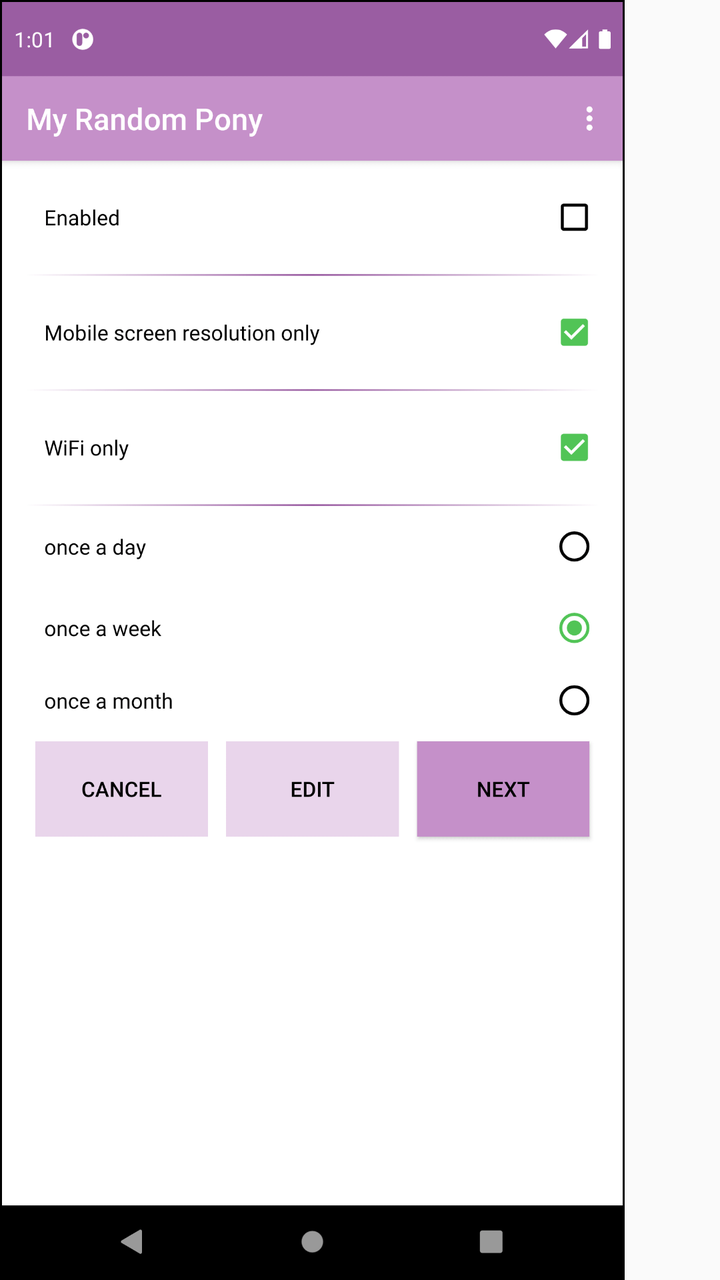
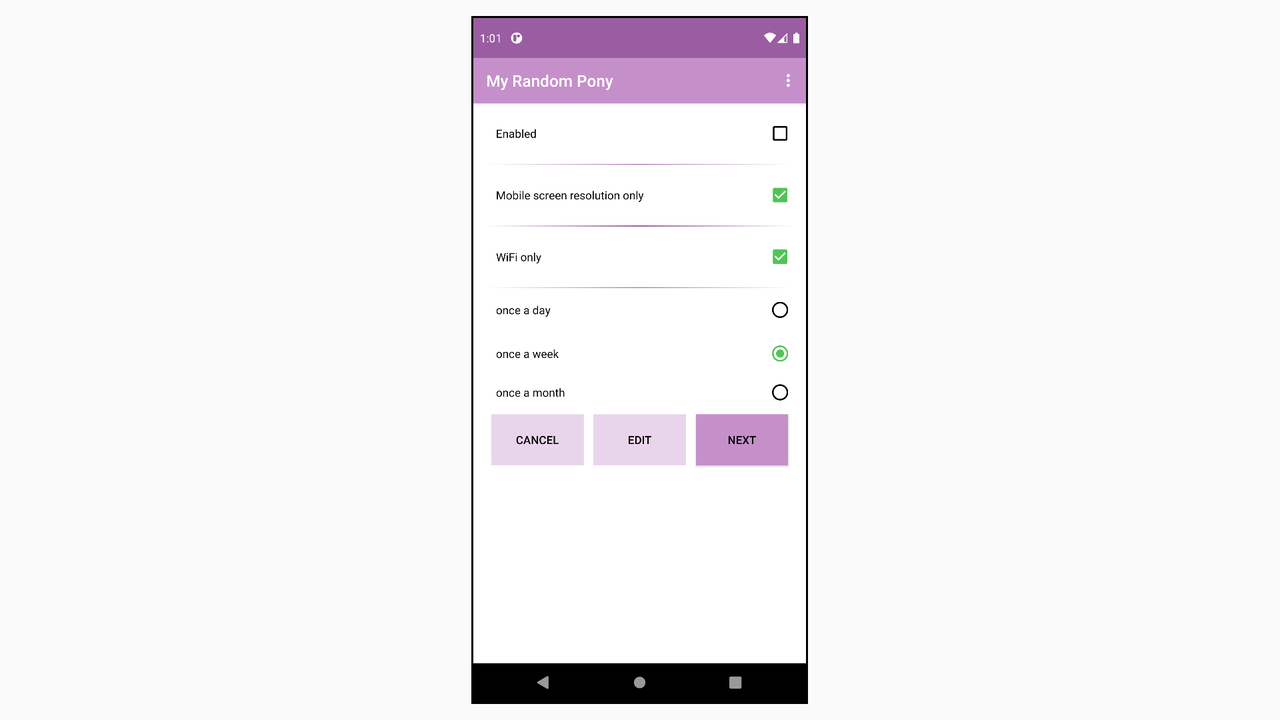

One screen, two layout resources from the same app: the default and the repository's alternative for another configuration. Each is rendered where Android would select it; the XML of both is given below.
<!-- AndroidManifest.xml: application theme Spike -->
<!-- res/layout/fragment_themes_image.xml -->
<?xml version="1.0" encoding="utf-8"?>
<RelativeLayout
    xmlns:android="http://schemas.android.com/apk/res/android"
    android:orientation="vertical"
    android:layout_width="wrap_content"
    android:layout_height="wrap_content">

    
    <LinearLayout
        android:layout_gravity="center"
        android:id="@+id/layout_theme_preview"
        android:layout_centerHorizontal="true"
        android:layout_height="wrap_content"
        android:layout_width="wrap_content"
        android:padding="1dp"
        android:background="@drawable/image_borders"
    >

        <ImageView
            android:id="@+id/preview_theme"
            android:adjustViewBounds="true"
            android:layout_width="wrap_content"
            android:layout_height="wrap_content"
            android:src="@drawable/theme_preview_spike"
            android:contentDescription="@string/settings_preview"
        />
    </LinearLayout>
</RelativeLayout>
<!-- resources referenced by this layout -->
<resources>
  <!-- drawable image_borders (drawable) -->
  <?xml version="1.0" encoding="UTF-8"?>
  <shape xmlns:android="http://schemas.android.com/apk/res/android">
      <solid android:color="#fff" />
      <stroke android:width="1dp" android:color="?attr/themePreviewBorder" />
      <padding android:left="1dp" android:top="1dp" android:right="1dp"
          android:bottom="1dp" />
  </shape>
  <!-- drawable theme_preview_spike: png bitmap (drawable, 39683 bytes) -->
  <string name="settings_preview">Preview</string>
  <style name="Spike" parent="Theme.AppCompat.Light.DarkActionBar">
          <item name="colorPrimaryDark">#9a5da2</item> 
          <item name="colorPrimary">#c590c9</item> 
          <item name="commonBackground">#fff</item>
          <item name="colorButton">#c590c9</item> 
          <item name="colorButtonSemitransparent">#60c590c9</item> 
          <item name="colorAccent">#51c456</item> 
          <item name="colorText">#000</item> 
          <item name="colorTextValue">#686868</item> 
          <item name="colorTextElement">#000</item> 
          <item name="separator">#9a5da2</item> 
          <item name="themePreviewBorder">#000</item> 
          <item name="themeScrollviewBorder">#c590c9</item> 
          <item name="themeScrollviewBackground">#FFFAFF</item>
          <item name="colorRadioCheckbox">@drawable/selector_spike</item> 
          
      </style>
  <!-- drawable selector_spike (drawable) -->
  <selector xmlns:android="http://schemas.android.com/apk/res/android">
      <item android:color="#51c456" android:state_checked="true"/>
      <item android:color="#000"/>
  </selector>
</resources>
<!-- res/layout-land/fragment_themes_image.xml (the repository's variant of the layout above) -->
<!-- drawn on the phone turned sideways -->
<?xml version="1.0" encoding="utf-8"?>
<RelativeLayout xmlns:android="http://schemas.android.com/apk/res/android"
    android:orientation="vertical"
    android:layout_width="match_parent"
    android:layout_height="wrap_content">

    
    <LinearLayout
        android:layout_gravity="center"
        android:id="@+id/layout_theme_preview"
        android:layout_marginTop="16dp"
        android:layout_centerInParent="true"
        android:layout_height="wrap_content"
        android:layout_width="wrap_content"
        android:padding="1dp"
        android:background="@drawable/image_borders"
        >

        <ImageView
            android:id="@+id/theme_preview"
            android:adjustViewBounds="true"
            android:layout_width="wrap_content"
            android:layout_height="wrap_content"
            android:src="@drawable/theme_preview_spike"
            android:contentDescription="@string/settings_preview"
            />
    </LinearLayout>
</RelativeLayout>
